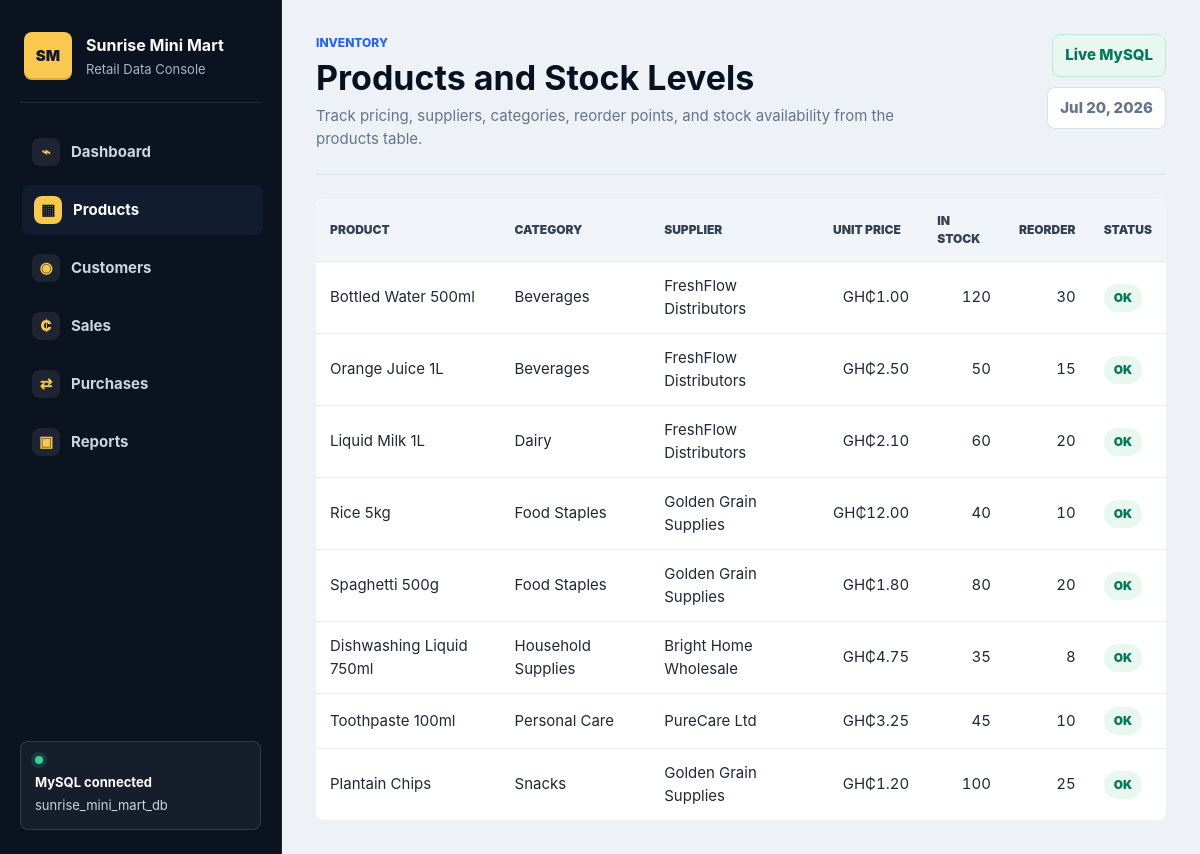
The page /index.php?page=products on the database its author committed.
### tables this page shows
CREATE TABLE products (
    product_id INT AUTO_INCREMENT PRIMARY KEY,
    product_name VARCHAR(120) NOT NULL,
    category_id INT NOT NULL,
    supplier_id INT NOT NULL,
    unit_price DECIMAL(10,2) NOT NULL,
    quantity_in_stock INT NOT NULL DEFAULT 0,
    reorder_level INT NOT NULL DEFAULT 10,
    CONSTRAINT uq_product_supplier UNIQUE (product_name, supplier_id),
    CONSTRAINT chk_product_unit_price CHECK (unit_price > 0),
    CONSTRAINT chk_product_quantity CHECK (quantity_in_stock >= 0),
    CONSTRAINT chk_product_reorder CHECK (reorder_level >= 0),
    CONSTRAINT fk_product_category
        FOREIGN KEY (category_id)
        REFERENCES categories(category_id)
        ON UPDATE CASCADE
        ON DELETE RESTRICT,
    CONSTRAINT fk_product_supplier
        FOREIGN KEY (supplier_id)
        REFERENCES suppliers(supplier_id)
        ON UPDATE CASCADE
        ON DELETE RESTRICT
);

CREATE TABLE categories (
    category_id INT AUTO_INCREMENT PRIMARY KEY,
    category_name VARCHAR(80) NOT NULL UNIQUE,
    description VARCHAR(255)
);

CREATE TABLE suppliers (
    supplier_id INT AUTO_INCREMENT PRIMARY KEY,
    supplier_name VARCHAR(120) NOT NULL UNIQUE,
    phone VARCHAR(20) NOT NULL UNIQUE,
    email VARCHAR(100) UNIQUE,
    address VARCHAR(255) NOT NULL
);

### index.php (the view, shortened to what this page needs)
<?php
$config = require __DIR__ . '/config.php';
$page = $_GET['page'] ?? 'dashboard';
function h(mixed $value): string
{
    return htmlspecialchars((string) $value, ENT_QUOTES, 'UTF-8');
}
function money(mixed $value): string
{
    return 'GH₵' . number_format((float) $value, 2);
}
function app_url(string $page, array $params = []): string
{
    $params = array_merge(['page' => $page], $params);
    return 'index.php?' . http_build_query($params);
}
function pdo(array $config): PDO
{
    $dsn = sprintf(
        'mysql:host=%s;dbname=%s;charset=%s',
        $config['host'],
        $config['database'],
        $config['charset']
    );
    $pdo = new PDO($dsn, $config['username'], $config['password'], [
        PDO::ATTR_ERRMODE => PDO::ERRMODE_EXCEPTION,
        PDO::ATTR_DEFAULT_FETCH_MODE => PDO::FETCH_ASSOC,
        PDO::ATTR_EMULATE_PREPARES => false,
    ]);
    return $pdo;
}
function rows(PDO $db, string $sql, array $params = []): array
{
    $stmt = $db->prepare($sql);
    $stmt->execute($params);
    return $stmt->fetchAll();
}
function badge(string $text, string $type = 'neutral'): string
{
    return '<span class="badge badge-' . h($type) . '">' . h($text) . '</span>';
}
function page_header(string $eyebrow, string $title, string $subtitle, ?string $actionLabel = null, ?string $actionUrl = null): string
{
    ?>
    <section class="page-head">
        <div class="page-copy">
            <p class="eyebrow"><?= h($eyebrow) ?></p>
            <h1><?= h($title) ?></h1>
            <p><?= h($subtitle) ?></p>
        </div>
        <div class="head-actions">
            <span class="status-pill">Live MySQL</span>
            <span class="date-pill"><?= h(date('M j, Y')) ?></span>
        </div>
    </section>
    <?php
    return (string) ob_get_clean();
}
    ?>
    <?php
function table_html(array $headers, array $records, callable $rowRenderer): string
{
    ?>
    <div class="table-wrap">
        <table>
            <thead>
                <tr>
                    <?php foreach ($headers as $header): ?>
                        <th><?= h($header) ?></th>
                    <?php endforeach; ?>
                </tr>
            </thead>
            <tbody>
                <?php foreach ($records as $record): ?>
                    <tr><?= $rowRenderer($record) ?></tr>
                <?php endforeach; ?>
            </tbody>
        </table>
    </div>
    <?php
    return (string) ob_get_clean();
}
    ?>
    <?php
function render_products(PDO $db): string
{
    $products = rows($db, '
        SELECT p.*, c.category_name, s.supplier_name
        FROM products p
        JOIN categories c ON c.category_id = p.category_id
        JOIN suppliers s ON s.supplier_id = p.supplier_id
        ORDER BY c.category_name, p.product_name
    ');
    ?>
    <?= page_header('Inventory', 'Products and Stock Levels', 'Track pricing, suppliers, categories, reorder points, and stock availability from the products table.') ?>
    <?= table_html(['Product', 'Category', 'Supplier', 'Unit Price', 'In Stock', 'Reorder', 'Status'], $products, function (array $product): string {
        $low = (int) $product['quantity_in_stock'] <= (int) $product['reorder_level'];
        return '<td>' . h($product['product_name']) . '</td>'
            . '<td>' . h($product['category_name']) . '</td>'
            . '<td>' . h($product['supplier_name']) . '</td>'
            . '<td class="num">' . money($product['unit_price']) . '</td>'
            . '<td class="num">' . h($product['quantity_in_stock']) . '</td>'
            . '<td class="num">' . h($product['reorder_level']) . '</td>'
            . '<td>' . ($low ? badge('Reorder', 'warning') : badge('OK', 'success')) . '</td>';
    }) ?>
    <?php
    return (string) ob_get_clean();
}
    ?>
    <?php
$notice = null;
$content = '';
try {
    $db = pdo($config);
    $content = match ($page) {
        'products' => render_products($db),
        'customers' => render_customers($db),
        'sales' => render_sales($db, $notice),
        'purchases' => render_purchases($db),
        'reports' => render_reports($db),
        default => render_dashboard($db),
    };
} catch (Throwable $e) {
    $content = render_setup_error($e);
}
$nav = [
    'dashboard' => ['label' => 'Dashboard', 'icon' => '⌁'],
    'products' => ['label' => 'Products', 'icon' => '▦'],
    'customers' => ['label' => 'Customers', 'icon' => '◉'],
    'sales' => ['label' => 'Sales', 'icon' => '₵'],
    'purchases' => ['label' => 'Purchases', 'icon' => '⇄'],
    'reports' => ['label' => 'Reports', 'icon' => '▣'],
];
?>
<!doctype html>
<html lang="en">
<head>
    <link rel="stylesheet" href="assets/styles.css">
</head>
<body>
    <aside class="sidebar">
        <div class="brand">
            <span class="brand-mark">SM</span>
            <div>
                <strong>Sunrise Mini Mart</strong>
                <small>Retail Data Console</small>
            </div>
        </div>
        <nav>
            <?php foreach ($nav as $key => $item): ?>
                <a class="<?= $page === $key ? 'active' : '' ?>" href="<?= h(app_url($key)) ?>">
                    <span><?= h($item['icon']) ?></span>
                    <?= h($item['label']) ?>
                </a>
            <?php endforeach; ?>
        </nav>
        <div class="sidebar-note">
            <span class="status-dot"></span>
            <strong>MySQL connected</strong>
            <span>sunrise_mini_mart_db</span>
        </div>
    </aside>
    <main class="main">
        <?= $content ?>
    </main>
</body>
</html>

### assets/styles.css (style rules this page uses)
:root { --canvas: #eef2f7; --surface: #ffffff; --surface-soft: #f8fafc; --ink: #111827; --ink-strong: #07111f; --muted: #64748b; --faint: #94a3b8; --line: #d8e0eb; --line-soft: #e8edf4; --nav: #0b1220; --nav-soft: #111c2f; --blue: #2563eb; --blue-dark: #1d4ed8; --emerald: #047857; --emerald-soft: #e8f8f1; --amber: #b45309; --amber-soft: #fff3d6; --rose: #be123c; --rose-soft: #fff1f2; --violet: #6d28d9; --violet-soft: #f3e8ff; --shadow: 0 18px 42px rgba(15, 23, 42, 0.08); }
* { box-sizing: border-box; }
html { min-width: 320px; }
body { margin: 0; background: var(--canvas); color: var(--ink); font-family: Inter, ui-sans-serif, system-ui, -apple-system, BlinkMacSystemFont, "Segoe UI", Arial, sans-serif; font-size: 15px; line-height: 1.5; }
a { color: inherit; }
.sidebar { position: fixed; inset: 0 auto 0 0; width: 282px; background: var(--nav); color: #f8fafc; padding: 24px 20px; display: flex; flex-direction: column; gap: 24px; border-right: 1px solid rgba(255, 255, 255, 0.08); }
.brand { display: flex; gap: 14px; align-items: center; padding: 8px 4px 22px; border-bottom: 1px solid rgba(255, 255, 255, 0.1); }
.brand-mark { width: 48px; height: 48px; display: inline-flex; align-items: center; justify-content: center; border-radius: 8px; background: #f8c84f; color: #111827; font-weight: 900; box-shadow: inset 0 -2px 0 rgba(17, 24, 39, 0.14); }
.brand strong, .brand small { display: block; }
.brand strong { font-size: 16px; }
.brand small { margin-top: 3px; color: #a9b6c8; font-size: 13px; }
nav { display: grid; gap: 8px; }
nav a { display: flex; align-items: center; gap: 11px; min-height: 44px; text-decoration: none; color: #cbd5e1; padding: 11px 12px; border-radius: 8px; font-weight: 750; transition: background 160ms ease, color 160ms ease, transform 160ms ease; }
nav a span { width: 28px; height: 28px; display: inline-flex; align-items: center; justify-content: center; border-radius: 8px; background: rgba(255, 255, 255, 0.08); color: #f8c84f; font-weight: 900; }
nav a:hover, nav a.active { background: var(--nav-soft); color: #ffffff; transform: translateX(2px); }
nav a.active span { background: #f8c84f; color: #111827; }
.sidebar-note { margin-top: auto; display: grid; gap: 3px; color: #cbd5e1; font-size: 13px; border: 1px solid rgba(255, 255, 255, 0.12); background: rgba(255, 255, 255, 0.05); border-radius: 8px; padding: 14px; }
.sidebar-note strong, .sidebar-note span { display: block; }
.sidebar-note strong { color: #ffffff; }
.status-dot { width: 8px; height: 8px; border-radius: 50%; background: #34d399; box-shadow: 0 0 0 4px rgba(52, 211, 153, 0.14); margin-bottom: 6px; }
.main { margin-left: 282px; padding: 34px; max-width: 1500px; }
.page-head { display: flex; justify-content: space-between; align-items: flex-start; gap: 24px; padding-bottom: 24px; margin-bottom: 24px; border-bottom: 1px solid var(--line); }
.page-copy { max-width: 780px; }
.page-copy p:last-child { margin: 8px 0 0; color: var(--muted); max-width: 720px; }
.head-actions { display: flex; flex-wrap: wrap; justify-content: flex-end; gap: 10px; }
.eyebrow { margin: 0 0 6px; color: var(--blue); font-weight: 850; text-transform: uppercase; letter-spacing: 0; font-size: 12px; }
h1, h2 { margin: 0; color: var(--ink-strong); line-height: 1.15; }
h1 { font-size: 34px; }
.status-pill, .date-pill { min-height: 40px; display: inline-flex; align-items: center; border-radius: 8px; border: 1px solid var(--line); background: var(--surface); color: var(--muted); font-weight: 800; padding: 9px 12px; }
.status-pill { color: var(--emerald); background: var(--emerald-soft); border-color: #bcebd5; }
.table-wrap { overflow-x: auto; background: #fff; border-radius: 8px; }
table { width: 100%; border-collapse: separate; border-spacing: 0; min-width: 760px; }
th, td { border-bottom: 1px solid var(--line-soft); padding: 13px 14px; text-align: left; vertical-align: middle; }
th { background: #f1f5f9; color: #334155; font-size: 12px; text-transform: uppercase; letter-spacing: 0; font-weight: 900; }
td { color: #1f2937; }
tbody tr { transition: background 120ms ease; }
tr:last-child td { border-bottom: 0; }
.num { text-align: right; white-space: nowrap; font-variant-numeric: tabular-nums; }
.badge { display: inline-flex; align-items: center; justify-content: center; min-height: 28px; border-radius: 999px; padding: 5px 10px; font-size: 12px; font-weight: 900; white-space: nowrap; }
.badge-success { background: var(--emerald-soft); color: var(--emerald); }

### rows shown on the page
products: product_name "Bottled Water 500ml", category.category_name "Beverages", supplier.supplier_name "FreshFlow Distributors", unit_price "GH₵1.00", quantity_in_stock "120", reorder_level "30"
products: product_name "Orange Juice 1L", category.category_name "Beverages", supplier.supplier_name "FreshFlow Distributors", unit_price "GH₵2.50", quantity_in_stock "50", reorder_level "15"
products: product_name "Liquid Milk 1L", category.category_name "Dairy", supplier.supplier_name "FreshFlow Distributors", unit_price "GH₵2.10", quantity_in_stock "60", reorder_level "20"
products: product_name "Rice 5kg", category.category_name "Food Staples", supplier.supplier_name "Golden Grain Supplies", unit_price "GH₵12.00", quantity_in_stock "40", reorder_level "10"
products: product_name "Spaghetti 500g", category.category_name "Food Staples", supplier.supplier_name "Golden Grain Supplies", unit_price "GH₵1.80", quantity_in_stock "80", reorder_level "20"
products: product_name "Dishwashing Liquid 750ml", category.category_name "Household Supplies", supplier.supplier_name "Bright Home Wholesale", unit_price "GH₵4.75", quantity_in_stock "35", reorder_level "8"
products: product_name "Toothpaste 100ml", category.category_name "Personal Care", supplier.supplier_name "PureCare Ltd", unit_price "GH₵3.25", quantity_in_stock "45", reorder_level "10"
products: product_name "Plantain Chips", category.category_name "Snacks", supplier.supplier_name "Golden Grain Supplies", unit_price "GH₵1.20", quantity_in_stock "100", reorder_level "25"

### other values the page prints
$item['icon'] "⌁"
$item['label'] "Dashboard"
$item['icon'] "▦"
$item['label'] "Products"
$item['icon'] "◉"
$item['label'] "Customers"
$item['icon'] "₵"
$item['label'] "Sales"
$item['icon'] "⇄"
$item['label'] "Purchases"
$item['icon'] "▣"
$item['label'] "Reports"
$eyebrow "INVENTORY"
$title "Products and Stock Levels"
$subtitle "Track pricing, suppliers, categories, reorder points, and stock availability from the products table."
